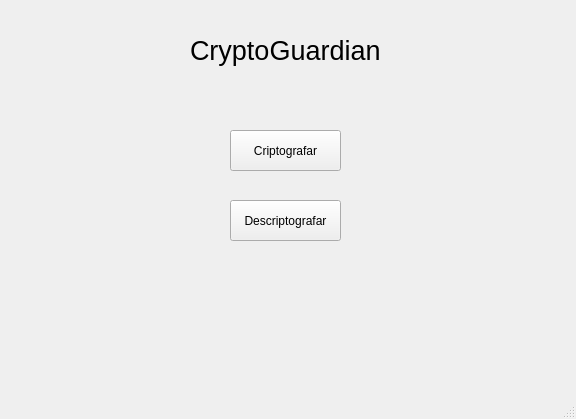
<?xml version="1.0" encoding="UTF-8"?>
<ui version="4.0">
 <class>MainWindow</class>
 <widget class="QMainWindow" name="MainWindow">
  <property name="geometry">
   <rect>
    <x>0</x>
    <y>0</y>
    <width>576</width>
    <height>419</height>
   </rect>
  </property>
  <property name="windowTitle">
   <string>MainWindow</string>
  </property>
  <widget class="QWidget" name="centralwidget">
   <widget class="QPushButton" name="pushButton">
    <property name="geometry">
     <rect>
      <x>230</x>
      <y>130</y>
      <width>111</width>
      <height>41</height>
     </rect>
    </property>
    <property name="text">
     <string>Criptografar</string>
    </property>
   </widget>
   <widget class="QPushButton" name="pushButton_2">
    <property name="geometry">
     <rect>
      <x>230</x>
      <y>200</y>
      <width>111</width>
      <height>41</height>
     </rect>
    </property>
    <property name="text">
     <string>Descriptografar</string>
    </property>
   </widget>
   <widget class="QLabel" name="label">
    <property name="geometry">
     <rect>
      <x>190</x>
      <y>30</y>
      <width>191</width>
      <height>41</height>
     </rect>
    </property>
    <property name="text">
     <string>&lt;html&gt;&lt;head/&gt;&lt;body&gt;&lt;p&gt;&lt;span style=&quot; font-size:20pt;&quot;&gt;CryptoGuardian&lt;/span&gt;&lt;/p&gt;&lt;/body&gt;&lt;/html&gt;</string>
    </property>
   </widget>
  </widget>
  <widget class="QMenuBar" name="menubar">
   <property name="geometry">
    <rect>
     <x>0</x>
     <y>0</y>
     <width>576</width>
     <height>21</height>
    </rect>
   </property>
  </widget>
  <widget class="QStatusBar" name="statusbar"/>
 </widget>
 <resources/>
 <connections/>
</ui>
